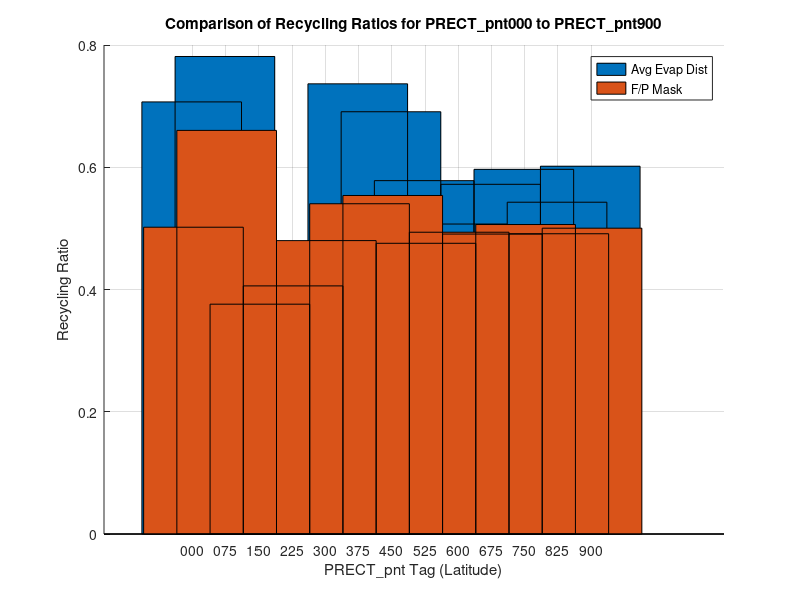

The MATLAB script that drew this image:
% Tags
tag_names = {'000','075','150','225','300','375','450','525','600','675','750','825','900'};
x = cellfun(@(x) str2double(x), tag_names);

% Recycling ratios from your first dataset (e.g., weighted avg evap_dist)
ratios_avg = [0.7069, 0.7812, 0.3445, 0.2850, 0.4707, 0.7365, 0.6908, 0.5781, 0.5071, 0.5721, 0.5966, 0.5428, 0.6017];

% Recycling ratios from your second dataset (e.g., F/P mask)
ratios_fp = [0.5019, 0.6603, 0.3760, 0.4059, 0.4800, 0.5403, 0.5538, 0.4756, 0.4937, 0.4907, 0.5063, 0.4912, 0.5003];

% Plot
figure;
hold on;
bar(x - 2, ratios_avg, 3, 'FaceColor', [0 0.4470 0.7410], 'DisplayName', 'Avg Evap Dist');
bar(x + 2, ratios_fp, 3, 'FaceColor', [0.8500 0.3250 0.0980], 'DisplayName', 'F/P Mask');
hold off;

xlabel('PRECT\_pnt Tag (Latitude)');
ylabel('Recycling Ratio');
title('Comparison of Recycling Ratios for PRECT\_pnt000 to PRECT\_pnt900');
xticks(x);
xticklabels(tag_names);
legend('Location', 'best');
grid on;
